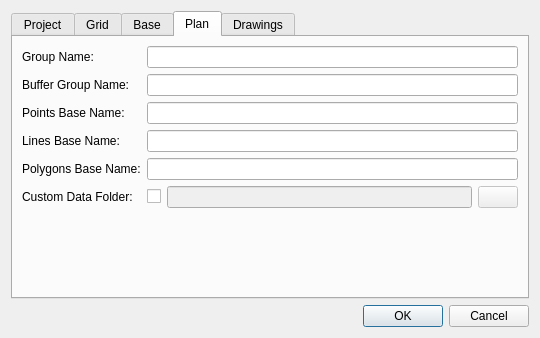
<?xml version="1.0" encoding="UTF-8"?>
<ui version="4.0">
 <class>SettingsDialogBase</class>
 <widget class="QDialog" name="SettingsDialogBase">
  <property name="geometry">
   <rect>
    <x>0</x>
    <y>0</y>
    <width>540</width>
    <height>338</height>
   </rect>
  </property>
  <property name="windowTitle">
   <string>Settings</string>
  </property>
  <layout class="QVBoxLayout" name="verticalLayout">
   <item>
    <widget class="QTabWidget" name="tabWidget">
     <property name="currentIndex">
      <number>3</number>
     </property>
     <widget class="QWidget" name="projectTab">
      <attribute name="title">
       <string>Project</string>
      </attribute>
      <layout class="QGridLayout" name="gridLayout_5">
       <item row="4" column="2">
        <widget class="QCheckBox" name="useArkCheck">
         <property name="text">
          <string/>
         </property>
        </widget>
       </item>
       <item row="4" column="0">
        <widget class="QLabel" name="useArkLabel">
         <property name="text">
          <string>Use ARK DB mode:</string>
         </property>
         <property name="buddy">
          <cstring>useArkCheck</cstring>
         </property>
        </widget>
       </item>
       <item row="0" column="2">
        <layout class="QHBoxLayout" name="projectFolderLayout">
         <item>
          <widget class="QLineEdit" name="projectFolderEdit"/>
         </item>
         <item>
          <widget class="QPushButton" name="projectFolderButton">
           <property name="icon">
            <iconset resource="resources.qrc">
             <normaloff>:/plugins/ArkPlan/folder.png</normaloff>:/plugins/ArkPlan/folder.png</iconset>
           </property>
          </widget>
         </item>
        </layout>
       </item>
       <item row="1" column="2">
        <widget class="QCheckBox" name="multiSiteCheck">
         <property name="text">
          <string/>
         </property>
        </widget>
       </item>
       <item row="0" column="0">
        <widget class="QLabel" name="projectFolderLabel">
         <property name="text">
          <string>Project Folder:</string>
         </property>
         <property name="buddy">
          <cstring>projectFolderEdit</cstring>
         </property>
        </widget>
       </item>
       <item row="2" column="0">
        <widget class="QLabel" name="siteCodeLabel">
         <property name="text">
          <string>Default Site Code:</string>
         </property>
         <property name="buddy">
          <cstring>siteCodeEdit</cstring>
         </property>
        </widget>
       </item>
       <item row="1" column="0">
        <widget class="QLabel" name="multiSiteLabel">
         <property name="text">
          <string>Multi-site Project</string>
         </property>
         <property name="buddy">
          <cstring>multiSiteCheck</cstring>
         </property>
        </widget>
       </item>
       <item row="3" column="2">
        <layout class="QHBoxLayout" name="styleFolderLayout">
         <item>
          <widget class="QCheckBox" name="styleFolderCheck">
           <property name="text">
            <string/>
           </property>
          </widget>
         </item>
         <item>
          <widget class="QLineEdit" name="styleFolderEdit">
           <property name="enabled">
            <bool>false</bool>
           </property>
          </widget>
         </item>
         <item>
          <widget class="QPushButton" name="styleFolderButton">
           <property name="enabled">
            <bool>false</bool>
           </property>
           <property name="icon">
            <iconset resource="resources.qrc">
             <normaloff>:/plugins/ArkPlan/folder.png</normaloff>:/plugins/ArkPlan/folder.png</iconset>
           </property>
          </widget>
         </item>
        </layout>
       </item>
       <item row="3" column="0" colspan="2">
        <widget class="QLabel" name="customStylesLabel">
         <property name="text">
          <string>Custom Styles Folder:</string>
         </property>
         <property name="buddy">
          <cstring>styleFolderEdit</cstring>
         </property>
        </widget>
       </item>
       <item row="5" column="2">
        <spacer name="verticalSpacer_4">
         <property name="orientation">
          <enum>Qt::Vertical</enum>
         </property>
         <property name="sizeHint" stdset="0">
          <size>
           <width>20</width>
           <height>40</height>
          </size>
         </property>
        </spacer>
       </item>
       <item row="2" column="2">
        <widget class="QLineEdit" name="siteCodeEdit"/>
       </item>
      </layout>
     </widget>
     <widget class="QWidget" name="gridTab">
      <attribute name="title">
       <string>Grid</string>
      </attribute>
      <layout class="QGridLayout" name="gridLayout_4">
       <item row="4" column="0">
        <widget class="QLabel" name="gridPolygonsNameLabel">
         <property name="text">
          <string>Polygons Base Name:</string>
         </property>
         <property name="buddy">
          <cstring>gridPolygonsNameEdit</cstring>
         </property>
        </widget>
       </item>
       <item row="1" column="0">
        <widget class="QLabel" name="gridGroupNameLabel">
         <property name="text">
          <string>Group Name:</string>
         </property>
         <property name="buddy">
          <cstring>gridGroupNameEdit</cstring>
         </property>
        </widget>
       </item>
       <item row="2" column="1">
        <widget class="QLineEdit" name="gridPointsNameEdit"/>
       </item>
       <item row="3" column="0">
        <widget class="QLabel" name="gridLinesNameLabel">
         <property name="text">
          <string>Lines Base Name:</string>
         </property>
         <property name="buddy">
          <cstring>gridLinesNameEdit</cstring>
         </property>
        </widget>
       </item>
       <item row="6" column="1">
        <spacer name="verticalSpacer_3">
         <property name="orientation">
          <enum>Qt::Vertical</enum>
         </property>
         <property name="sizeHint" stdset="0">
          <size>
           <width>20</width>
           <height>40</height>
          </size>
         </property>
        </spacer>
       </item>
       <item row="4" column="1">
        <widget class="QLineEdit" name="gridPolygonsNameEdit"/>
       </item>
       <item row="1" column="1">
        <widget class="QLineEdit" name="gridGroupNameEdit"/>
       </item>
       <item row="2" column="0">
        <widget class="QLabel" name="gridPointNameLabel">
         <property name="text">
          <string>Points Base Name:</string>
         </property>
         <property name="buddy">
          <cstring>gridPointsNameEdit</cstring>
         </property>
        </widget>
       </item>
       <item row="3" column="1">
        <widget class="QLineEdit" name="gridLinesNameEdit"/>
       </item>
       <item row="5" column="0">
        <widget class="QLabel" name="gridFolderLabel">
         <property name="text">
          <string>Custom Data Folder:</string>
         </property>
         <property name="buddy">
          <cstring>gridFolderEdit</cstring>
         </property>
        </widget>
       </item>
       <item row="5" column="1">
        <layout class="QHBoxLayout" name="gridFolderLayout">
         <item>
          <widget class="QCheckBox" name="gridFolderCheck">
           <property name="text">
            <string/>
           </property>
          </widget>
         </item>
         <item>
          <widget class="QLineEdit" name="gridFolderEdit">
           <property name="enabled">
            <bool>false</bool>
           </property>
          </widget>
         </item>
         <item>
          <widget class="QPushButton" name="gridFolderButton">
           <property name="enabled">
            <bool>false</bool>
           </property>
           <property name="icon">
            <iconset resource="resources.qrc">
             <normaloff>:/plugins/ArkPlan/folder.png</normaloff>:/plugins/ArkPlan/folder.png</iconset>
           </property>
          </widget>
         </item>
        </layout>
       </item>
      </layout>
     </widget>
     <widget class="QWidget" name="baseTab">
      <attribute name="title">
       <string>Base</string>
      </attribute>
      <layout class="QGridLayout" name="gridLayout">
       <item row="2" column="1" colspan="2">
        <widget class="QLineEdit" name="basePointsNameEdit"/>
       </item>
       <item row="7" column="1">
        <spacer name="verticalSpacer_5">
         <property name="orientation">
          <enum>Qt::Vertical</enum>
         </property>
         <property name="sizeHint" stdset="0">
          <size>
           <width>20</width>
           <height>99</height>
          </size>
         </property>
        </spacer>
       </item>
       <item row="3" column="1" colspan="2">
        <widget class="QLineEdit" name="baseLinesNameEdit"/>
       </item>
       <item row="3" column="0">
        <widget class="QLabel" name="baseLinesNameLabel">
         <property name="text">
          <string>Lines Base Name:</string>
         </property>
         <property name="buddy">
          <cstring>gridLinesNameEdit</cstring>
         </property>
        </widget>
       </item>
       <item row="1" column="0">
        <widget class="QLabel" name="baseGroupNameLabel">
         <property name="text">
          <string>Group Name:</string>
         </property>
         <property name="buddy">
          <cstring>gridGroupNameEdit</cstring>
         </property>
        </widget>
       </item>
       <item row="2" column="0">
        <widget class="QLabel" name="basePointsNameLabel">
         <property name="text">
          <string>Points Base Name:</string>
         </property>
         <property name="buddy">
          <cstring>gridPointsNameEdit</cstring>
         </property>
        </widget>
       </item>
       <item row="4" column="1" colspan="2">
        <widget class="QLineEdit" name="basePolygonsNameEdit"/>
       </item>
       <item row="4" column="0">
        <widget class="QLabel" name="basePolygonsNameLabel">
         <property name="text">
          <string>Polygons Base Name:</string>
         </property>
        </widget>
       </item>
       <item row="1" column="1" colspan="2">
        <widget class="QLineEdit" name="baseGroupNameEdit"/>
       </item>
       <item row="5" column="0">
        <widget class="QLabel" name="baseFolderLabel">
         <property name="text">
          <string>Custom Data Folder:</string>
         </property>
         <property name="buddy">
          <cstring>gridFolderEdit</cstring>
         </property>
        </widget>
       </item>
       <item row="5" column="1" colspan="2">
        <layout class="QHBoxLayout" name="baseFolderLayout">
         <item>
          <widget class="QCheckBox" name="baseFolderCheck">
           <property name="text">
            <string/>
           </property>
          </widget>
         </item>
         <item>
          <widget class="QLineEdit" name="baseFolderEdit">
           <property name="enabled">
            <bool>false</bool>
           </property>
          </widget>
         </item>
         <item>
          <widget class="QPushButton" name="baseFolderButton">
           <property name="enabled">
            <bool>false</bool>
           </property>
           <property name="icon">
            <iconset resource="resources.qrc">
             <normaloff>:/plugins/ArkPlan/folder.png</normaloff>:/plugins/ArkPlan/folder.png</iconset>
           </property>
          </widget>
         </item>
        </layout>
       </item>
      </layout>
     </widget>
     <widget class="QWidget" name="planTab">
      <attribute name="title">
       <string>Plan</string>
      </attribute>
      <layout class="QGridLayout" name="gridLayout_6">
       <item row="4" column="1">
        <widget class="QLineEdit" name="planPointsNameEdit"/>
       </item>
       <item row="6" column="0">
        <widget class="QLabel" name="planPolygonsNameLabel">
         <property name="text">
          <string>Polygons Base Name:</string>
         </property>
         <property name="buddy">
          <cstring>gridPolygonsNameEdit</cstring>
         </property>
        </widget>
       </item>
       <item row="3" column="1">
        <widget class="QLineEdit" name="planBufferGroupNameEdit"/>
       </item>
       <item row="12" column="1">
        <spacer name="verticalSpacer_6">
         <property name="orientation">
          <enum>Qt::Vertical</enum>
         </property>
         <property name="sizeHint" stdset="0">
          <size>
           <width>20</width>
           <height>68</height>
          </size>
         </property>
        </spacer>
       </item>
       <item row="5" column="1">
        <widget class="QLineEdit" name="planLinesNameEdit"/>
       </item>
       <item row="4" column="0">
        <widget class="QLabel" name="planPointNameLabel">
         <property name="text">
          <string>Points Base Name:</string>
         </property>
         <property name="buddy">
          <cstring>gridPointsNameEdit</cstring>
         </property>
        </widget>
       </item>
       <item row="3" column="0">
        <widget class="QLabel" name="planBufferGroupNameLabel">
         <property name="text">
          <string>Buffer Group Name:</string>
         </property>
        </widget>
       </item>
       <item row="1" column="0">
        <widget class="QLabel" name="planDataGroupNameLabel">
         <property name="text">
          <string>Group Name:</string>
         </property>
         <property name="buddy">
          <cstring>gridGroupNameEdit</cstring>
         </property>
        </widget>
       </item>
       <item row="6" column="1">
        <widget class="QLineEdit" name="planPolygonsNameEdit"/>
       </item>
       <item row="5" column="0">
        <widget class="QLabel" name="planLinesNameLabel">
         <property name="text">
          <string>Lines Base Name:</string>
         </property>
         <property name="buddy">
          <cstring>gridLinesNameEdit</cstring>
         </property>
        </widget>
       </item>
       <item row="1" column="1">
        <widget class="QLineEdit" name="planDataGroupNameEdit"/>
       </item>
       <item row="7" column="0">
        <widget class="QLabel" name="planVectorFolderLabel">
         <property name="text">
          <string>Custom Data Folder:</string>
         </property>
         <property name="buddy">
          <cstring>gridFolderEdit</cstring>
         </property>
        </widget>
       </item>
       <item row="7" column="1">
        <layout class="QHBoxLayout" name="planDataFolderLayout">
         <item>
          <widget class="QCheckBox" name="planDataFolderCheck">
           <property name="text">
            <string/>
           </property>
          </widget>
         </item>
         <item>
          <widget class="QLineEdit" name="planDataFolderEdit">
           <property name="enabled">
            <bool>false</bool>
           </property>
          </widget>
         </item>
         <item>
          <widget class="QPushButton" name="planDataFolderButton">
           <property name="enabled">
            <bool>false</bool>
           </property>
           <property name="icon">
            <iconset resource="resources.qrc">
             <normaloff>:/plugins/ArkPlan/folder.png</normaloff>:/plugins/ArkPlan/folder.png</iconset>
           </property>
          </widget>
         </item>
        </layout>
       </item>
      </layout>
     </widget>
     <widget class="QWidget" name="drawingsTab">
      <attribute name="title">
       <string>Drawings</string>
      </attribute>
      <layout class="QGridLayout" name="gridLayout_2">
       <item row="1" column="2">
        <layout class="QHBoxLayout" name="horizontalLayout_4">
         <item>
          <widget class="QSpinBox" name="drawingTransparencySpin">
           <property name="suffix">
            <string>%</string>
           </property>
           <property name="maximum">
            <number>100</number>
           </property>
           <property name="value">
            <number>50</number>
           </property>
          </widget>
         </item>
         <item>
          <spacer name="horizontalSpacer">
           <property name="orientation">
            <enum>Qt::Horizontal</enum>
           </property>
           <property name="sizeHint" stdset="0">
            <size>
             <width>40</width>
             <height>20</height>
            </size>
           </property>
          </spacer>
         </item>
        </layout>
       </item>
       <item row="3" column="0" colspan="2">
        <widget class="QLabel" name="contextDrawingFolderLabel">
         <property name="text">
          <string>Context Drawings:</string>
         </property>
        </widget>
       </item>
       <item row="5" column="2">
        <spacer name="verticalSpacer">
         <property name="orientation">
          <enum>Qt::Vertical</enum>
         </property>
         <property name="sizeHint" stdset="0">
          <size>
           <width>20</width>
           <height>46</height>
          </size>
         </property>
        </spacer>
       </item>
       <item row="1" column="0">
        <widget class="QLabel" name="drawingTransparencyLabel">
         <property name="text">
          <string>Image tranparency:</string>
         </property>
        </widget>
       </item>
       <item row="4" column="2">
        <layout class="QHBoxLayout" name="horizontalLayout_3">
         <item>
          <widget class="QCheckBox" name="planDrawingFolderCheck">
           <property name="text">
            <string/>
           </property>
          </widget>
         </item>
         <item>
          <widget class="QLineEdit" name="planDrawingFolderEdit">
           <property name="enabled">
            <bool>false</bool>
           </property>
          </widget>
         </item>
         <item>
          <widget class="QPushButton" name="planDrawingFolderButton">
           <property name="enabled">
            <bool>false</bool>
           </property>
           <property name="icon">
            <iconset resource="resources.qrc">
             <normaloff>:/plugins/ArkPlan/folder.png</normaloff>:/plugins/ArkPlan/folder.png</iconset>
           </property>
          </widget>
         </item>
        </layout>
       </item>
       <item row="2" column="0">
        <widget class="QLabel" name="georefFolderLabel">
         <property name="text">
          <string>Separate georef folder:</string>
         </property>
         <property name="buddy">
          <cstring>georefFolderCheck</cstring>
         </property>
        </widget>
       </item>
       <item row="4" column="0" colspan="2">
        <widget class="QLabel" name="planDrawingFolderLabel">
         <property name="text">
          <string>Plan Drawings:</string>
         </property>
        </widget>
       </item>
       <item row="2" column="2">
        <widget class="QCheckBox" name="georefFolderCheck">
         <property name="toolTip">
          <string>Select if the raw and processed plans should be stored in separate folders.</string>
         </property>
         <property name="text">
          <string/>
         </property>
         <property name="checked">
          <bool>true</bool>
         </property>
        </widget>
       </item>
       <item row="3" column="2">
        <layout class="QHBoxLayout" name="horizontalLayout_2">
         <item>
          <widget class="QCheckBox" name="contextDrawingFolderCheck">
           <property name="text">
            <string/>
           </property>
          </widget>
         </item>
         <item>
          <widget class="QLineEdit" name="contextDrawingFolderEdit">
           <property name="enabled">
            <bool>false</bool>
           </property>
          </widget>
         </item>
         <item>
          <widget class="QPushButton" name="contextDrawingFolderButton">
           <property name="enabled">
            <bool>false</bool>
           </property>
           <property name="icon">
            <iconset resource="resources.qrc">
             <normaloff>:/plugins/ArkPlan/folder.png</normaloff>:/plugins/ArkPlan/folder.png</iconset>
           </property>
          </widget>
         </item>
        </layout>
       </item>
       <item row="0" column="0">
        <widget class="QLabel" name="drawingGroupNameLabel">
         <property name="text">
          <string>Group Name:</string>
         </property>
        </widget>
       </item>
       <item row="0" column="2">
        <widget class="QLineEdit" name="drawingGroupNameEdit"/>
       </item>
      </layout>
     </widget>
    </widget>
   </item>
   <item>
    <widget class="QDialogButtonBox" name="buttonBox">
     <property name="orientation">
      <enum>Qt::Horizontal</enum>
     </property>
     <property name="standardButtons">
      <set>QDialogButtonBox::Cancel|QDialogButtonBox::Ok</set>
     </property>
    </widget>
   </item>
  </layout>
 </widget>
 <tabstops>
  <tabstop>projectFolderEdit</tabstop>
  <tabstop>projectFolderButton</tabstop>
  <tabstop>multiSiteCheck</tabstop>
  <tabstop>siteCodeEdit</tabstop>
  <tabstop>styleFolderCheck</tabstop>
  <tabstop>styleFolderEdit</tabstop>
  <tabstop>styleFolderButton</tabstop>
  <tabstop>useArkCheck</tabstop>
  <tabstop>buttonBox</tabstop>
  <tabstop>tabWidget</tabstop>
  <tabstop>gridLinesNameEdit</tabstop>
  <tabstop>gridPolygonsNameEdit</tabstop>
  <tabstop>gridGroupNameEdit</tabstop>
  <tabstop>gridPointsNameEdit</tabstop>
  <tabstop>gridFolderEdit</tabstop>
  <tabstop>gridFolderButton</tabstop>
  <tabstop>baseGroupNameEdit</tabstop>
  <tabstop>basePointsNameEdit</tabstop>
  <tabstop>baseFolderEdit</tabstop>
  <tabstop>baseFolderButton</tabstop>
  <tabstop>baseLinesNameEdit</tabstop>
  <tabstop>basePolygonsNameEdit</tabstop>
  <tabstop>planLinesNameEdit</tabstop>
  <tabstop>planPointsNameEdit</tabstop>
  <tabstop>planBufferGroupNameEdit</tabstop>
  <tabstop>planPolygonsNameEdit</tabstop>
  <tabstop>planDataGroupNameEdit</tabstop>
  <tabstop>planDataFolderEdit</tabstop>
  <tabstop>planDataFolderButton</tabstop>
  <tabstop>gridFolderCheck</tabstop>
  <tabstop>baseFolderCheck</tabstop>
  <tabstop>contextDrawingFolderEdit</tabstop>
  <tabstop>contextDrawingFolderButton</tabstop>
  <tabstop>drawingTransparencySpin</tabstop>
  <tabstop>georefFolderCheck</tabstop>
  <tabstop>contextDrawingFolderCheck</tabstop>
  <tabstop>planDrawingFolderCheck</tabstop>
  <tabstop>planDrawingFolderEdit</tabstop>
  <tabstop>planDrawingFolderButton</tabstop>
  <tabstop>planDataFolderCheck</tabstop>
  <tabstop>drawingGroupNameEdit</tabstop>
 </tabstops>
 <resources>
  <include location="resources.qrc"/>
 </resources>
 <connections>
  <connection>
   <sender>buttonBox</sender>
   <signal>accepted()</signal>
   <receiver>SettingsDialogBase</receiver>
   <slot>accept()</slot>
   <hints>
    <hint type="sourcelabel">
     <x>260</x>
     <y>333</y>
    </hint>
    <hint type="destinationlabel">
     <x>157</x>
     <y>274</y>
    </hint>
   </hints>
  </connection>
  <connection>
   <sender>buttonBox</sender>
   <signal>rejected()</signal>
   <receiver>SettingsDialogBase</receiver>
   <slot>reject()</slot>
   <hints>
    <hint type="sourcelabel">
     <x>328</x>
     <y>333</y>
    </hint>
    <hint type="destinationlabel">
     <x>286</x>
     <y>274</y>
    </hint>
   </hints>
  </connection>
  <connection>
   <sender>gridFolderCheck</sender>
   <signal>toggled(bool)</signal>
   <receiver>gridFolderEdit</receiver>
   <slot>setEnabled(bool)</slot>
   <hints>
    <hint type="sourcelabel">
     <x>181</x>
     <y>182</y>
    </hint>
    <hint type="destinationlabel">
     <x>276</x>
     <y>180</y>
    </hint>
   </hints>
  </connection>
  <connection>
   <sender>gridFolderCheck</sender>
   <signal>toggled(bool)</signal>
   <receiver>gridFolderButton</receiver>
   <slot>setEnabled(bool)</slot>
   <hints>
    <hint type="sourcelabel">
     <x>181</x>
     <y>181</y>
    </hint>
    <hint type="destinationlabel">
     <x>470</x>
     <y>181</y>
    </hint>
   </hints>
  </connection>
  <connection>
   <sender>baseFolderCheck</sender>
   <signal>toggled(bool)</signal>
   <receiver>baseFolderEdit</receiver>
   <slot>setEnabled(bool)</slot>
   <hints>
    <hint type="sourcelabel">
     <x>213</x>
     <y>185</y>
    </hint>
    <hint type="destinationlabel">
     <x>398</x>
     <y>185</y>
    </hint>
   </hints>
  </connection>
  <connection>
   <sender>baseFolderCheck</sender>
   <signal>toggled(bool)</signal>
   <receiver>baseFolderButton</receiver>
   <slot>setEnabled(bool)</slot>
   <hints>
    <hint type="sourcelabel">
     <x>208</x>
     <y>176</y>
    </hint>
    <hint type="destinationlabel">
     <x>465</x>
     <y>185</y>
    </hint>
   </hints>
  </connection>
  <connection>
   <sender>contextDrawingFolderCheck</sender>
   <signal>toggled(bool)</signal>
   <receiver>contextDrawingFolderButton</receiver>
   <slot>setEnabled(bool)</slot>
   <hints>
    <hint type="sourcelabel">
     <x>200</x>
     <y>152</y>
    </hint>
    <hint type="destinationlabel">
     <x>481</x>
     <y>153</y>
    </hint>
   </hints>
  </connection>
  <connection>
   <sender>contextDrawingFolderCheck</sender>
   <signal>toggled(bool)</signal>
   <receiver>contextDrawingFolderEdit</receiver>
   <slot>setEnabled(bool)</slot>
   <hints>
    <hint type="sourcelabel">
     <x>202</x>
     <y>144</y>
    </hint>
    <hint type="destinationlabel">
     <x>255</x>
     <y>146</y>
    </hint>
   </hints>
  </connection>
  <connection>
   <sender>planDrawingFolderCheck</sender>
   <signal>toggled(bool)</signal>
   <receiver>planDrawingFolderButton</receiver>
   <slot>setEnabled(bool)</slot>
   <hints>
    <hint type="sourcelabel">
     <x>197</x>
     <y>192</y>
    </hint>
    <hint type="destinationlabel">
     <x>466</x>
     <y>190</y>
    </hint>
   </hints>
  </connection>
  <connection>
   <sender>planDrawingFolderCheck</sender>
   <signal>toggled(bool)</signal>
   <receiver>planDrawingFolderEdit</receiver>
   <slot>setEnabled(bool)</slot>
   <hints>
    <hint type="sourcelabel">
     <x>207</x>
     <y>196</y>
    </hint>
    <hint type="destinationlabel">
     <x>248</x>
     <y>196</y>
    </hint>
   </hints>
  </connection>
  <connection>
   <sender>planDataFolderCheck</sender>
   <signal>toggled(bool)</signal>
   <receiver>planDataFolderButton</receiver>
   <slot>setEnabled(bool)</slot>
   <hints>
    <hint type="sourcelabel">
     <x>188</x>
     <y>212</y>
    </hint>
    <hint type="destinationlabel">
     <x>482</x>
     <y>212</y>
    </hint>
   </hints>
  </connection>
  <connection>
   <sender>planDataFolderCheck</sender>
   <signal>toggled(bool)</signal>
   <receiver>planDataFolderEdit</receiver>
   <slot>setEnabled(bool)</slot>
   <hints>
    <hint type="sourcelabel">
     <x>190</x>
     <y>216</y>
    </hint>
    <hint type="destinationlabel">
     <x>239</x>
     <y>215</y>
    </hint>
   </hints>
  </connection>
  <connection>
   <sender>styleFolderCheck</sender>
   <signal>toggled(bool)</signal>
   <receiver>styleFolderButton</receiver>
   <slot>setEnabled(bool)</slot>
   <hints>
    <hint type="sourcelabel">
     <x>189</x>
     <y>159</y>
    </hint>
    <hint type="destinationlabel">
     <x>473</x>
     <y>158</y>
    </hint>
   </hints>
  </connection>
  <connection>
   <sender>styleFolderCheck</sender>
   <signal>toggled(bool)</signal>
   <receiver>styleFolderEdit</receiver>
   <slot>setEnabled(bool)</slot>
   <hints>
    <hint type="sourcelabel">
     <x>191</x>
     <y>150</y>
    </hint>
    <hint type="destinationlabel">
     <x>257</x>
     <y>149</y>
    </hint>
   </hints>
  </connection>
 </connections>
</ui>
